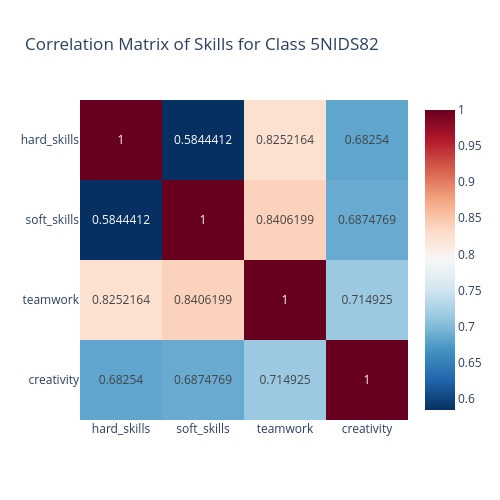
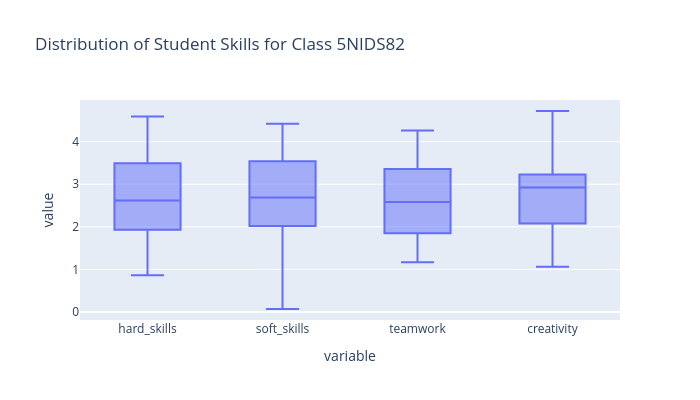

Here is the notebook cell these charts were saved with, in order:
### Markdown cell above
#### Exploratory Data Analysis (EDA) for the Selected Class

### Code cell
import plotly.express as px
from sklearn.preprocessing import StandardScaler

# Check if variables exist and create EDA visualizations
if 'class_df' in locals() and 'features' in locals():
    # Use the selected class features for analysis
    X = class_df[features]
    selected_class = selected_class_name if 'selected_class_name' in locals() else 'Selected Class'
    
    # Correlation Matrix
    fig = px.imshow(X.corr(), title=f'Correlation Matrix of Skills for Class {selected_class}', 
                    text_auto=True, aspect='auto', color_continuous_scale='RdBu_r')
    fig.update_layout(height=500, width=500)
    fig.show()
    
    # Skill Distribution
    fig = px.box(X, title=f'Distribution of Student Skills for Class {selected_class}')
    fig.update_layout(height=400, width=700)
    fig.show()
    
    print(f"📊 EDA completed for {selected_class}")
    print(f"   • Skills analyzed: {', '.join(features)}")
    print(f"   • Students: {len(class_df)}")
    
else:
    print("⚠️ Required variables not found. Please run the previous cells first.")
    print("   Looking for: class_df, features, selected_class_name")

### Figure 1 — Plotly figure (JSON) as saved in the notebook; plotly's stock layout.template omitted (floating-point values rounded to 4 significant figures)
{"data": [{"coloraxis": "coloraxis", "hovertemplate": "x: %{x}<br>y: %{y}<br>color: %{z}<extra></extra>", "name": "0", "texttemplate": "%{z}", "type": "heatmap", "x": ["hard_skills", "soft_skills", "teamwork", "creativity"], "xaxis": "x", "y": ["hard_skills", "soft_skills", "teamwork", "creativity"], "yaxis": "y", "z": [[1.0, 0.5844, 0.8252, 0.6825], [0.5844, 1.0, 0.8406, 0.6875], [0.8252, 0.8406, 1.0, 0.7149], [0.6825, 0.6875, 0.7149, 1.0]]}], "layout": {"coloraxis": {"colorscale": [[0, "rgb(5,48,97)"], [0.1, "rgb(33,102,172)"], [0.2, "rgb(67,147,195)"], [0.3, "rgb(146,197,222)"], [0.4, "rgb(209,229,240)"], [0.5, "rgb(247,247,247)"], [0.6, "rgb(253,219,199)"], [0.7, "rgb(244,165,130)"], [0.8, "rgb(214,96,77)"], [0.9, "rgb(178,24,43)"], [1, "rgb(103,0,31)"]]}, "height": 500, "title": {"text": "Correlation Matrix of Skills for Class 5NIDS82"}, "width": 500, "xaxis": {"anchor": "y", "domain": [0, 1]}, "yaxis": {"anchor": "x", "autorange": "reversed", "domain": [0, 1]}}}

### Figure 2 — Plotly figure (JSON) as saved in the notebook; plotly's stock layout.template omitted (floating-point values rounded to 4 significant figures)
{"data": [{"alignmentgroup": "True", "hovertemplate": "variable=%{x}<br>value=%{y}<extra></extra>", "legendgroup": "", "marker": {"color": "#636efa"}, "name": "", "notched": false, "offsetgroup": "", "orientation": "v", "showlegend": false, "type": "box", "x": ["hard_skills", "hard_skills", "hard_skills", "hard_skills", "hard_skills", "hard_skills", "hard_skills", "hard_skills", "hard_skills", "hard_skills", "hard_skills", "hard_skills", "hard_skills", "hard_skills", "hard_skills", "hard_skills", "hard_skills", "hard_skills", "hard_skills", "hard_skills", "hard_skills", "hard_skills", "hard_skills", "hard_skills", "hard_skills", "hard_skills", "hard_skills", "hard_skills", "hard_skills", "hard_skills", "soft_skills", "soft_skills", "soft_skills", "soft_skills", "soft_skills", "soft_skills", "soft_skills", "soft_skills", "soft_skills", "soft_skills", "soft_skills", "soft_skills", "soft_skills", "soft_skills", "soft_skills", "soft_skills", "soft_skills", "soft_skills", "soft_skills", "soft_skills", "soft_skills", "soft_skills", "soft_skills", "soft_skills", "soft_skills", "soft_skills", "soft_skills", "soft_skills", "soft_skills", "soft_skills", "teamwork", "teamwork", "teamwork", "teamwork", "teamwork", "teamwork", "teamwork", "teamwork", "teamwork", "teamwork", "teamwork", "teamwork", "teamwork", "teamwork", "teamwork", "teamwork", "teamwork", "teamwork", "teamwork", "teamwork", "teamwork", "teamwork", "teamwork", "teamwork", "teamwork", "teamwork", "teamwork", "teamwork", "teamwork", "teamwork", "creativity", "creativity", "creativity", "creativity", "creativity", "creativity", "creativity", "creativity", "creativity", "creativity", "creativity", "creativity", "creativity", "creativity", "creativity", "creativity", "creativity", "creativity", "creativity", "creativity", "creativity", "creativity", "creativity", "creativity", "creativity", "creativity", "creativity", "creativity", "creativity", "creativity"], "x0": " ", "xaxis": "x", "y": [3.57, 3.0, 1.93, 2.63, 1.78, 2.84, 3.49, 2.61, 1.45, 2.39, 3.05, 3.66, 2.01, 4.08, 2.01, 2.1, 3.61, 1.9, 0.86, 3.49, 1.54, 3.68, 2.38, 3.78, 2.36, 3.35, 1.89, 1.7, 4.59, 3.04, 2.67, 2.35, 2.3, 0.82, 2.91, 3.77, 4.42, 2.11, 2.71, 4.27, 3.39, 3.77, 1.63, 4.28, 2.02, 3.99, 3.23, 2.12, 1.6, 3.54, 1.39, 2.89, 2.32, 2.19, 1.82, 3.42, 0.07, 1.6, 4.08, 3.07, 2.89, 2.35, 1.64, 1.53, 2.49, 2.93, 4.04, 2.02, 2.32, 3.04, 3.52, 3.74, 2.11, 4.26, 1.17, 2.75, 3.02, 1.85, 1.61, 3.51, 1.35, 2.75, 1.93, 3.7, 2.25, 3.36, 1.18, 1.5, 4.22, 2.67, 2.86, 2.08, 3.17, 1.37, 1.63, 3.42, 3.32, 1.06, 2.71, 2.99, 3.13, 3.52, 3.01, 4.72, 2.53, 2.91, 4.08, 1.39, 1.19, 2.54, 1.14, 3.43, 3.2, 3.23, 2.31, 3.01, 1.62, 2.65, 4.12, 2.94], "y0": " ", "yaxis": "y"}], "layout": {"boxmode": "group", "height": 400, "legend": {"tracegroupgap": 0}, "title": {"text": "Distribution of Student Skills for Class 5NIDS82"}, "width": 700, "xaxis": {"anchor": "y", "domain": [0, 1], "title": {"text": "variable"}}, "yaxis": {"anchor": "x", "domain": [0, 1], "title": {"text": "value"}}}}
